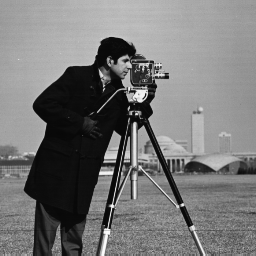
%> input picture Lab_2/cameraman.tif, 256 x 256 px
$ octave Lab2.m   (GNU Octave 9; MATLAB toolbox functions it lacks are replaced by stand-ins)
%> lines starting %> are read from the running program, lines starting %| are printed output that depends on the picture
clear;
x_min = 0;
x_max = 255;
x = x_min:1:x_max;

L1=imread('cameraman.tif'); figure, imshow(L1);
%> further down, L1 is the input picture: size 256x256 uint8; min 7, max 253, mean 118.7

%1
a = 80;
b = 200;
y1=@(x) (x-a)/(b-a).*(x>=a & x<=b);
figure, plot(x,y1(x),'LineWidth',2); grid on; set(gcf,'Color',[1 1 1]);
axis([x_min x_max 0 1.1]);
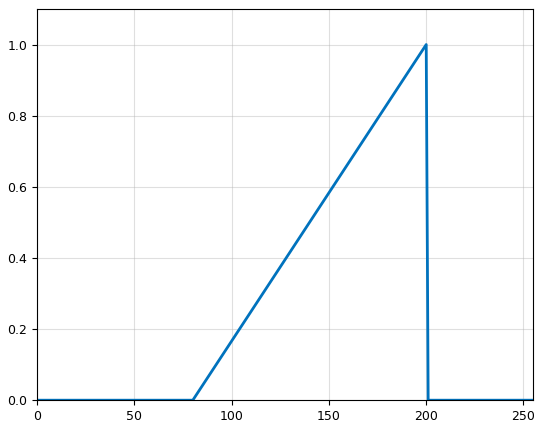
%> figure redrawn from the program's plot data; curve peaks at x = 200, y = 1

L11=y1(double(L1)); figure, imshow(L11);
%> after `L11=y1(double(L1))`:
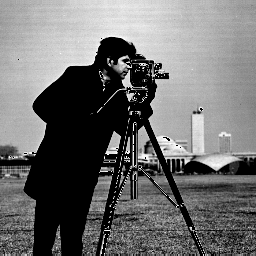
%> L11: size 256x256 double; min 0, max 1, mean 0.434

%2
s2=imread('saturn2.gif'); figure, imshow(s2);
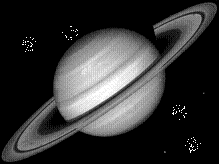
%> input picture Lab_2/Saturn2.gif, 219 x 164 px
%> further down, s2 is the input picture: size 164x219 uint8; min 0, max 255, mean 50.6
s2m = medfilt2(s2); figure, imshow(s2m);

s3=imread('saturn3.gif'); figure, imshow(s3);
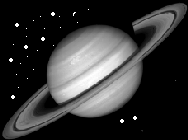
%> input picture Lab_2/saturn3.GIF, 188 x 140 px
%> further down, s3 is the input picture: size 140x188 uint8; min 0, max 255, mean 51.6
s3m = medfilt2(s3, [5,5]); figure, imshow(s3m);
%> after `s3m = medfilt2(s3, [5,5])`:
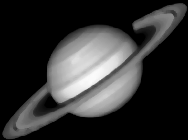
%> s3m: size 140x188 uint8; min 0, max 251, mean 50.6

%3
y3 = @(x) 4/x_max^2*x.*(x_max-x);
figure, plot(x,y3(x),'LineWidth',2); grid on; set(gcf,'Color',[1 1 1]);
%> after `set(gcf,'Color',[1 1 1])`:
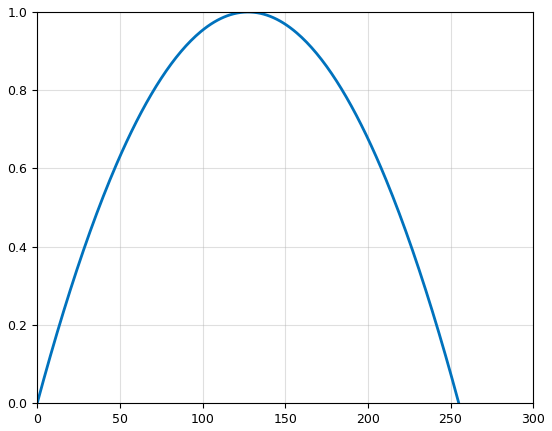
%> figure redrawn from the program's plot data; curve peaks at x = 127, y = 1

L31=y3(double(L1)); figure, imshow(L31);
%> after `L31=y3(double(L1))`:
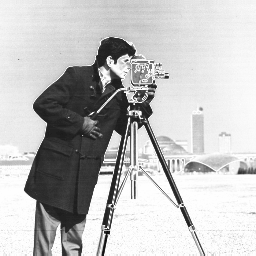
%> L31: size 256x256 double; min 0.0311, max 1, mean 0.756
